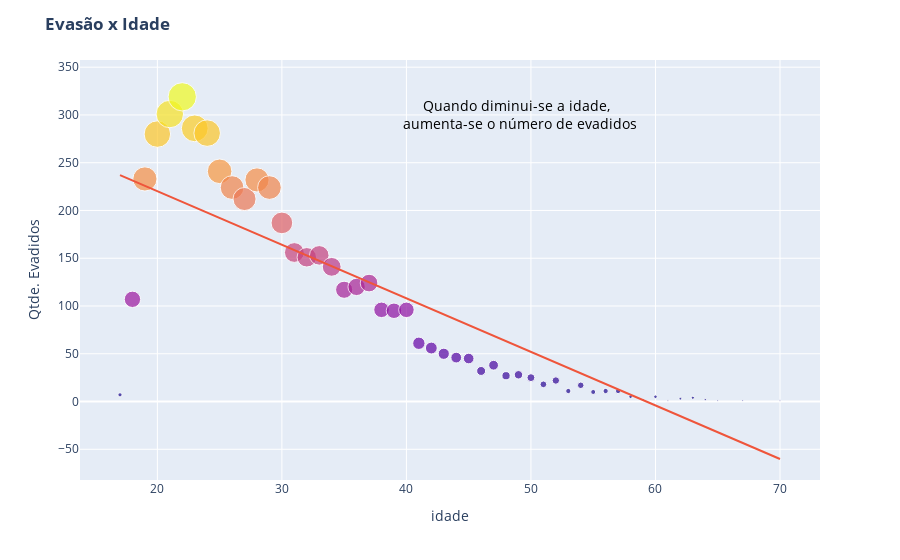

The cell this chart's notebook holds for it:
### Markdown cell above
<h3 style="font-style:italic;color:#23272e">
    Afinal, a idade possui alguma relação com a quantidade de evasões?
</h3>

### Code cell
df = pd.crosstab(data['idade'],data['categoria_de_situacao']).reset_index()
fig = px.scatter(df, x="idade", y="Evadido",size='Evadido', color='Evadido',trendline="ols")
fig.update_layout(title='<b>Evasão x Idade</b>',  yaxis_title="Qtde. Evadidos")
fig.update_coloraxes(showscale=False)


fig.add_annotation(
    x=49,
    y=300,
    text="Quando diminui-se a idade, <br> aumenta-se o número de evadidos",
    font=dict(
        size=14,
        color="black"
    ),
    showarrow=False,
)
iplot(fig)
#fig.show()

### Figure 1 — Plotly figure (JSON) as saved in the notebook; plotly's stock layout.template omitted (floating-point values rounded to 4 significant figures)
{"data": [{"hovertemplate": "idade=%{x}<br>Evadido=%{marker.color}<extra></extra>", "legendgroup": "", "marker": {"color": [7, 107, 233, 280, 301, 319, 286, 281, 241, 224, 212, 232, 224, 187, 156, 151, 153, 141, 117, 120, 124, 96, 95, 96, 61, 56, 50, 46, 45, 32, 38, 27, 28, 25, 18, 22, 11, 17, 10, 11, 11, 5, 2, 5, 1, 3, 4, 2, 1, 1, 1], "coloraxis": "coloraxis", "size": [7, 107, 233, 280, 301, 319, 286, 281, 241, 224, 212, 232, 224, 187, 156, 151, 153, 141, 117, 120, 124, 96, 95, 96, 61, 56, 50, 46, 45, 32, 38, 27, 28, 25, 18, 22, 11, 17, 10, 11, 11, 5, 2, 5, 1, 3, 4, 2, 1, 1, 1], "sizemode": "area", "sizeref": 0.7975, "symbol": "circle"}, "mode": "markers", "name": "", "orientation": "v", "showlegend": false, "type": "scatter", "x": [17, 18, 19, 20, 21, 22, 23, 24, 25, 26, 27, 28, 29, 30, 31, 32, 33, 34, 35, 36, 37, 38, 39, 40, 41, 42, 43, 44, 45, 46, 47, 48, 49, 50, 51, 52, 53, 54, 55, 56, 57, 58, 59, 60, 61, 62, 63, 64, 65, 67, 70], "xaxis": "x", "y": [7, 107, 233, 280, 301, 319, 286, 281, 241, 224, 212, 232, 224, 187, 156, 151, 153, 141, 117, 120, 124, 96, 95, 96, 61, 56, 50, 46, 45, 32, 38, 27, 28, 25, 18, 22, 11, 17, 10, 11, 11, 5, 2, 5, 1, 3, 4, 2, 1, 1, 1], "yaxis": "y"}, {"hovertemplate": "<b>OLS trendline</b><br>Evadido = -5.60698 * idade + 332.325<br>R<sup>2</sup>=0.712528<br><br>idade=%{x}<br>Evadido=%{y} <b>(trend)</b><extra></extra>", "legendgroup": "", "marker": {"symbol": "circle"}, "mode": "lines", "name": "", "showlegend": false, "type": "scatter", "x": [17, 18, 19, 20, 21, 22, 23, 24, 25, 26, 27, 28, 29, 30, 31, 32, 33, 34, 35, 36, 37, 38, 39, 40, 41, 42, 43, 44, 45, 46, 47, 48, 49, 50, 51, 52, 53, 54, 55, 56, 57, 58, 59, 60, 61, 62, 63, 64, 65, 67, 70], "xaxis": "x", "y": [237.0, 231.4, 225.8, 220.2, 214.6, 209.0, 203.4, 197.8, 192.2, 186.5, 180.9, 175.3, 169.7, 164.1, 158.5, 152.9, 147.3, 141.7, 136.1, 130.5, 124.9, 119.3, 113.7, 108.0, 102.4, 96.83, 91.22, 85.62, 80.01, 74.4, 68.8, 63.19, 57.58, 51.98, 46.37, 40.76, 35.16, 29.55, 23.94, 18.33, 12.73, 7.12, 1.513, -4.094, -9.701, -15.31, -20.91, -26.52, -32.13, -43.34, -60.16], "yaxis": "y"}], "layout": {"annotations": [{"font": {"color": "black", "size": 14}, "showarrow": false, "text": "Quando diminui-se a idade, <br> aumenta-se o número de evadidos", "x": 49, "y": 300}], "coloraxis": {"colorbar": {"title": {"text": "Evadido"}}, "colorscale": [[0, "#0d0887"], [0.1111, "#46039f"], [0.2222, "#7201a8"], [0.3333, "#9c179e"], [0.4444, "#bd3786"], [0.5556, "#d8576b"], [0.6667, "#ed7953"], [0.7778, "#fb9f3a"], [0.8889, "#fdca26"], [1, "#f0f921"]], "showscale": false}, "legend": {"itemsizing": "constant", "tracegroupgap": 0}, "margin": {"t": 60}, "title": {"text": "<b>Evasão x Idade</b>"}, "xaxis": {"anchor": "y", "domain": [0, 1], "title": {"text": "idade"}}, "yaxis": {"anchor": "x", "domain": [0, 1], "title": {"text": "Qtde. Evadidos"}}}}
